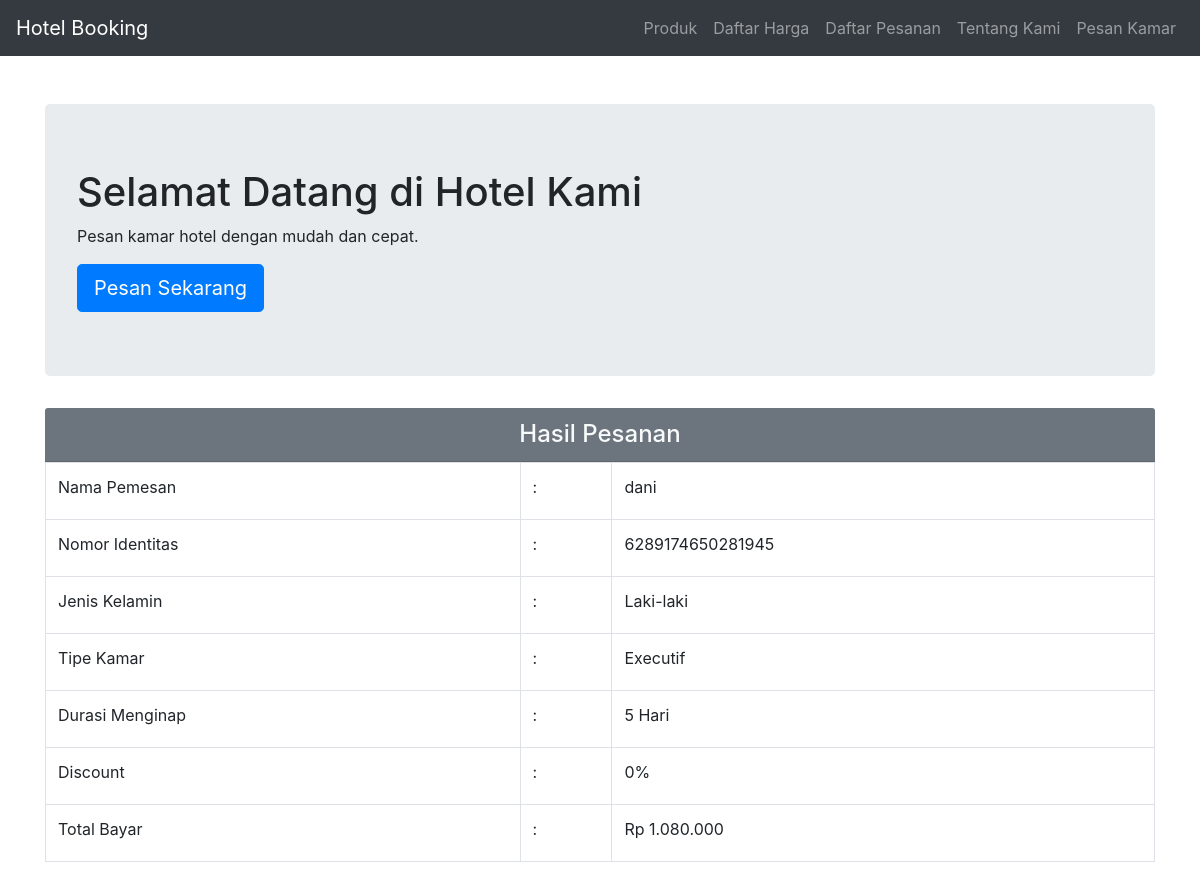
/hasil_pesan.php?id_pesan=3, run on the app's committed database.
### tables this page shows
CREATE TABLE `pesanan` (
  `id_pesanan` int(11) NOT NULL,
  `nama_pemesan` varchar(60) NOT NULL,
  `jenis_kelamin` enum('Laki-laki','Perempuan') NOT NULL,
  `nomor_identitas` varchar(20) NOT NULL,
  `tipe_kamar` enum('Standar','Deluxe','Executif') NOT NULL,
  `tgl_pesan` date NOT NULL,
  `durasi_menginap` int(11) NOT NULL,
  `breakfast` enum('Ya','Tidak') NOT NULL,
  `total_bayar` int(11) NOT NULL
);

### function.php (called while the page is built, shortened)
<?php
$db = mysqli_connect("localhost", "root", "", "pesan_hotel");
function ambil_data($query) {
    global $db;
    $db_arr = [];
    $sql_query = mysqli_query($db, $query);
    while ($sql = mysqli_fetch_assoc($sql_query)) {
        array_push($db_arr, $sql);
    }
    return $db_arr;
}
function format_rupiah($angka){
    return 'Rp ' . number_format($angka, 0, ',', '.');
}

### hasil_pesan.php (the view, shortened to what this page needs)
<?php
include "function.php";
$id_pesan = $_GET["id_pesan"];
$data_berhasil_pesan = ambil_data("SELECT * FROM pesanan WHERE id_pesanan = $id_pesan")[0];
?>
<!DOCTYPE html>
<html lang="en">
<head>
    <link href="https://maxcdn.bootstrapcdn.com/bootstrap/4.5.2/css/bootstrap.min.css" rel="stylesheet">
</head>
<body>
    <?php include "header.php"; ?>
<div class="container my-3">
    <h4 class="card-header text-light bg-secondary text-center">Hasil Pesanan</h4>
    <table class="table table-bordered">
        <tr>
            <td><label for="nama_pemesan">Nama Pemesan</label></td>
            <td>:</td>
            <td><?= $data_berhasil_pesan["nama_pemesan"]; ?></td>
        </tr>
        <tr>
            <td><label for="nomor_identitas">Nomor Identitas</label></td>
            <td>:</td>
            <td><?= $data_berhasil_pesan["nomor_identitas"]; ?></td>
        </tr>
        <tr>
            <td><label for="jenis_kelamin">Jenis Kelamin</label></td>
            <td>:</td>
            <td><?= $data_berhasil_pesan["jenis_kelamin"]; ?></td>
        </tr>
        <tr>
            <td><label for="jenis_kamar">Tipe Kamar</label></td>
            <td>:</td>
            <td><?= $data_berhasil_pesan["tipe_kamar"]; ?></td>
        </tr>
        <tr>
            <td><label for="durasi_menginap">Durasi Menginap</label></td>
            <td>:</td>
            <td><?= $data_berhasil_pesan["durasi_menginap"]; ?> Hari</td>
        </tr>
        <tr>
            <td><label for="discount">Discount</label></td>
            <td>:</td>
            <td><?= $data_berhasil_pesan["breakfast"] == "Ya" ?"10%" :"0%"; ?></td>
        </tr>
        <tr>
            <td><label for="total_bayar">Total Bayar</label></td>
            <td>:</td>
            <td><?= format_rupiah($data_berhasil_pesan["total_bayar"]); ?></td>
        </tr>
    </table>
    </div>
</body>
</html>

### data on the page
pesanan: nama_pemesan "dani", nomor_identitas "6289174650281945", jenis_kelamin "Laki-laki", tipe_kamar "Executif", durasi_menginap "5", total_bayar "Rp 1.080.000"
